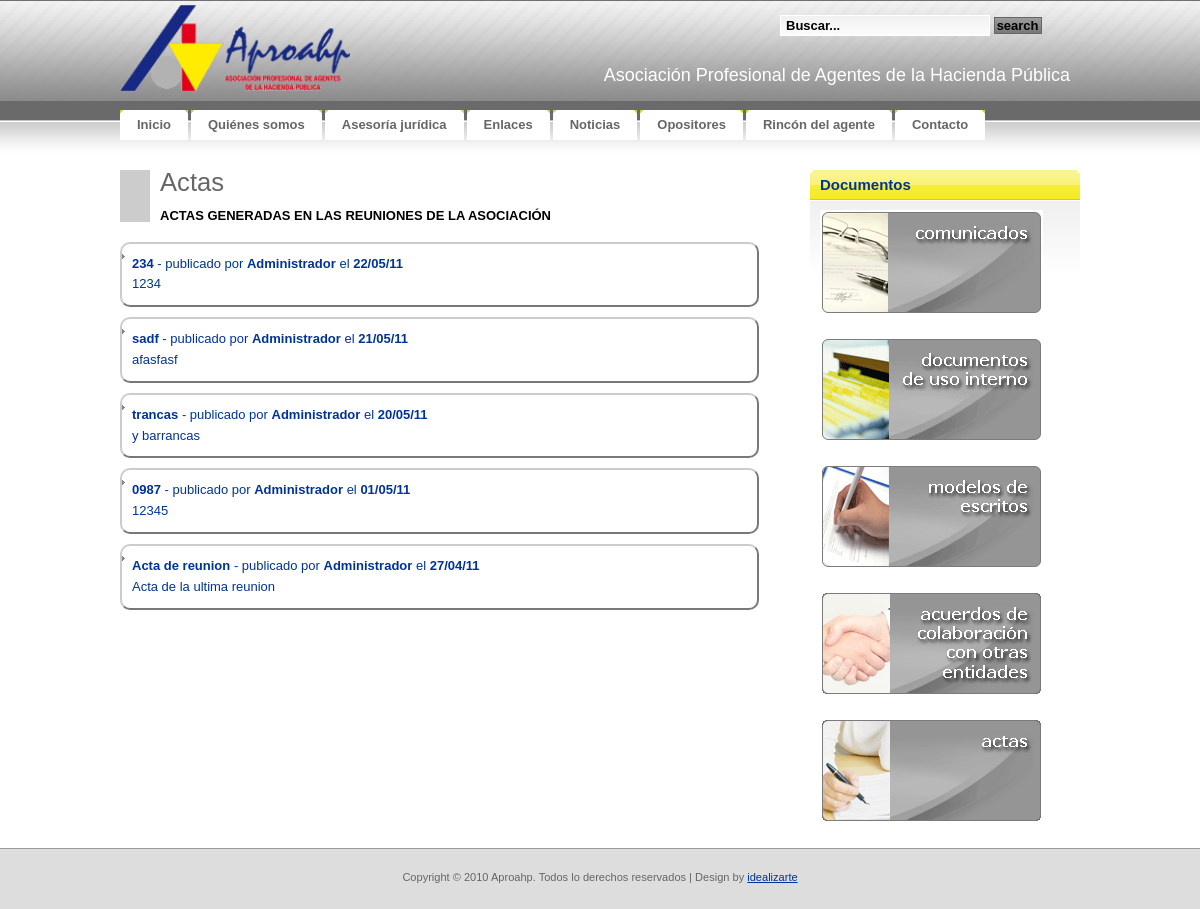
Page /rinconagente/documentos.php?catid=5 on the earlier database version.
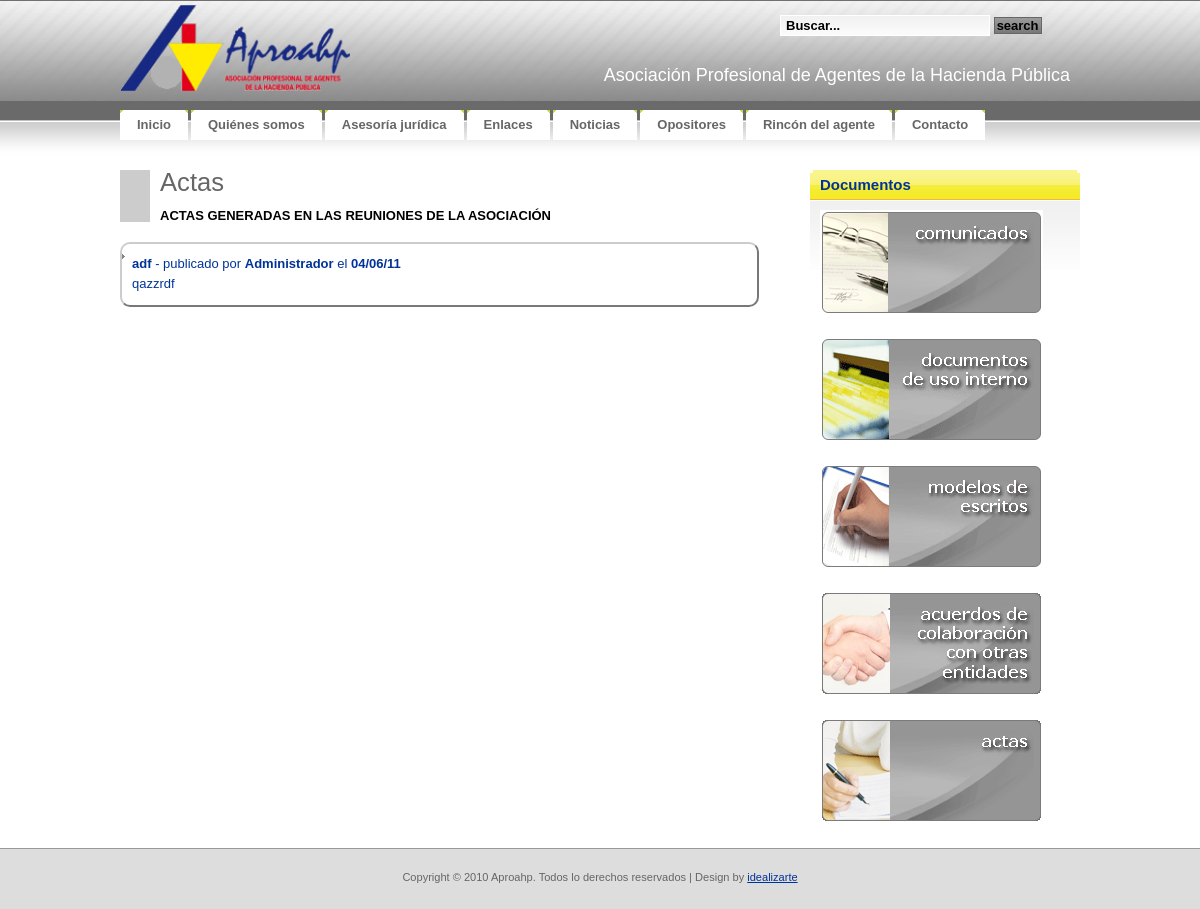
Same page on the later database version.
### tables this page shows
CREATE TABLE IF NOT EXISTS `tbl_categorias` (
  `CAT_ID` bigint(20) NOT NULL AUTO_INCREMENT,
  `CAT_Visible` tinyint(1) NOT NULL,
  `CAT_Nombre` varchar(50) NOT NULL,
  `CAT_Comentarios` varchar(200) NOT NULL,
  UNIQUE KEY `ID` (`CAT_ID`)
);

CREATE TABLE IF NOT EXISTS `tbl_documentos` (
  `DOC_ID` bigint(20) NOT NULL AUTO_INCREMENT,
  `DOC_Fecha` datetime NOT NULL,
  `DOC_Autor` bigint(20) NOT NULL,
  `DOC_Categoria` bigint(20) NOT NULL,
  `DOC_Titulo` varchar(50) NOT NULL,
  `DOC_Resumen` varchar(500) NOT NULL,
  `DOC_Texto` text NOT NULL,
  `DOC_Attach` varchar(200) NOT NULL,
  UNIQUE KEY `DOC_ID` (`DOC_ID`)
);

CREATE TABLE IF NOT EXISTS `tbl_users` (
  `USR_ID` bigint(20) NOT NULL AUTO_INCREMENT,
  `USR_username` varchar(32) NOT NULL,
  `USR_password` varchar(32) NOT NULL,
  `USR_Displayname` varchar(32) NOT NULL,
  `USR_email` varchar(100) NOT NULL,
  `USR_Activo` tinyint(1) NOT NULL,
  PRIMARY KEY (`USR_ID`)
);

### lib/siteconfig.php (called while the page is built, shortened)
<?php
	function cleanQuery($string)
	{
		if (phpversion() >= '4.3.0')
		{
			$string = mysql_real_escape_string($string);
		}
		else
		{
			$string = mysql_escape_string($string);
		}
		return $string;
	}
	function pagination($rows,$pagenum,$page_rows){
		$plinks='';
		$limites='';
		return(array ( "links" => $plinks,"limites" => "$limites"));
	}
?>

### rinconagente/documentos.php (the view, shortened to what this page needs)
<!DOCTYPE html PUBLIC "-//W3C//DTD XHTML 1.0 Strict//EN"
  "http://www.w3.org/TR/xhtml1/DTD/xhtml1-strict.dtd">
<html xmlns="http://www.w3.org/1999/xhtml" xml:lang="en" lang="en">
<head>
<link rel="stylesheet" href="../css/reset.css" type="text/css" media="screen" title="no title" charset="utf-8"/>
<link rel="stylesheet" href="../css/aproahp.css" type="text/css" media="screen" title="no title" charset="utf-8"/>
</head>
<body onload="MM_preloadImages('images/rinconagente_over_03.gif','images/rinconagente_over_06.gif','images/rinconagente_over_08.gif','images/rinconagente_over_10.gif','images/actas.gif','images/actas_over.gif')">
<div id="container">
<?php require("../header.php");
	require_once("../lib/siteconfig.php");
	if(isset($_GET['catid'])){
		echo "<div id='izda-a'>";
		$categoria=cleanQuery($_GET['catid']);
		$cat_result=mysql_query("SELECT * FROM tbl_categorias WHERE CAT_ID = '$categoria';");
		if(mysql_num_rows($cat_result) != 1){
			echo "<h1>No existe esa categoria</h1>";
		}else{
			$row = mysql_fetch_assoc($cat_result);
			echo "<div class='resalte'><h1>$row[CAT_Nombre]</h1><br/><h3>$row[CAT_Comentarios]</h3></div>";
			if(!isset($_GET['pagenum'])){
				$pagenum = 1;
			}else{
				$pagenum = $_GET['pagenum'];
			}
			$doc_result = mysql_query("SELECT * FROM tbl_documentos,tbl_users WHERE DOC_Autor=USR_ID AND DATE(`DOC_FECHA`) <= DATE( NOW( ) ) AND DOC_Categoria = $categoria;") or die(mysql_error());
			$rows = mysql_num_rows($doc_result);
			$page_rows = 5;
			$pdata=pagination($rows,$pagenum,$page_rows);
			echo("<div id='documentoslist'><ul>");
			$doc_result=mysql_query("SELECT * FROM tbl_documentos,tbl_users WHERE DOC_Autor=USR_ID AND DATE(`DOC_FECHA`) <= DATE( NOW( ) ) AND DOC_Categoria = $categoria ORDER BY DOC_Fecha DESC ".$pdata['limites'].";");
			for ($x = 0, $numrows = mysql_num_rows($doc_result); $x < $numrows; $x++) {
				$row = mysql_fetch_assoc($doc_result);
				$datetime = date("d/m/y", strtotime($row["DOC_Fecha"]));
				echo("<a href='documentos.php?docid=".$row['DOC_ID']."'><li class='documento'><span class=highlight>".$row['DOC_Titulo']."</span> - publicado por <span class=highlight>".$row['USR_Displayname']."</span> el <span class=highlight>".$datetime.'</span><br>'.$row['DOC_Resumen']."</li></a>");
			}
			echo("</ul></div>");
		}
		echo "</div><div id='dcha-a'><div class='box-yellow'><h2 class='section'><b>Documentos</b></h2>";
	}else{
		echo "<div style='width: 500px; margin: auto;'><div>";
	}
?>
		<a href="documentos.php?catid=1" title="comunicados" onmouseout="MM_swapImgRestore()" onmouseover="MM_swapImage('comunicados','','images/rinconagente_over_03.gif',1)"><img src="images/rinconagente_03.gif" width="223" height="105" border="0" id="comunicados" alt="comunicados"/></a>
		<a href="documentos.php?catid=2" title="docs_usoint" onmouseout="MM_swapImgRestore()" onmouseover="MM_swapImage('docs_uso','','images/rinconagente_over_06.gif',1)"><img src="images/rinconagente_06.gif" width="223" height="105" border="0" id="docs_uso" alt="docs_uso"/></a>
		<a href="documentos.php?catid=4" title="modelos" onmouseout="MM_swapImgRestore()" onmouseover="MM_swapImage('modelos','','images/rinconagente_over_08.gif',1)"><img src="images/rinconagente_08.gif" width="223" height="105" border="0" id="modelos" alt="modelos"/></a>
		<a href="documentos.php?catid=3" title="acuerdos" onmouseout="MM_swapImgRestore()" onmouseover="MM_swapImage('acuerdos','','images/rinconagente_over_10.gif',1)"><img src="images/rinconagente_10.gif" width="223" height="105" border="0" id="acuerdos" alt="acuerdos"/></a>
		<a href="documentos.php?catid=5" title="actas" onmouseout="MM_swapImgRestore()" onmouseover="MM_swapImage('actas','','images/actas_over.gif',1)"><img src="images/actas.gif" width="223" height="105" border="0" id="actas" alt="actas"/></a>
</div>
</div>
</div>
<div style="clear: both;">&nbsp;</div>
</body>
</html>

### header.php
<?php
$parts = Explode('/', $_SERVER["PHP_SELF"]);
$paginaactual= $parts[count($parts) - 1];
if(strcmp($paginaactual, "index.php")==0)
	$folder ="";
else
	$folder ="../";
$menu = array (array ( "Name" => "Inicio","Link" => "index.php","Subfolder" => ""),
			   array ( "Name" => "Quiénes somos","Link" => "kienes.php","Subfolder" => "kienes/"),
			   array ( "Name" => "Asesoría jurídica","Link" => "asesoria.php","Subfolder" => "asesoria/"),
			   array ( "Name" => "Enlaces","Link" => "enlaces.php","Subfolder" => "enlaces/"),
			   array ( "Name" => "Noticias","Link" => "noticias.php","Subfolder" => "noticias/"),
			   array ( "Name" => "Opositores","Link" => "opositores.php","Subfolder" => "opositores/"),
			   array ( "Name" => "Rincón del agente","Link" => "rinconagente.php","Subfolder" => "rinconagente/"),
			   array ( "Name" => "Contacto","Link" => "contacto.php","Subfolder" => "contacto/")
              );
?>
<div id="header">
	<?php echo('<div id="logo"><img src="'.$folder.'images/logo.gif" width="230" height="86" alt="Logo">');?>
	</div>
	<div id="search">
		<form method="get" action="<?php echo $folder ?>search/search.php">
			<fieldset>
			<input id="searchinput" type="text" name="searchinput" value="Buscar..." onblur="if(this.value.length == 0) this.value='Buscar...';" onclick="if(this.value == 'Buscar...') this.value='';" />
			<input id="searchsubmit" type="submit" value="Search" />
			</fieldset>
		</form>
	</div>
	<?php echo('<div id="letras"><h2>'."Asociación Profesional de Agentes de la Hacienda Pública".'</h2>');?>
</div>
</div>
<div id="menu">
	<ul>
		<?php
		foreach($menu as $item){
				if(strcmp($paginaactual, $item['Link'])==0)
					echo('<li class="active">');
				else
					echo('<li>');
				echo('<a href="'.$folder.$item['Subfolder'].$item['Link'].'"><b>'.$item['Name'].'</b></a></li>');
		}?>
			</ul>
</div>

### css/aproahp.css (style rules this page uses)
* { margin: 0; padding: 0; }
ul,li { list-style-type: none; }
body, th { background: #FFFFFF url(../images/img01.gif) repeat-x; font-family: Verdana, Arial, Helvetica, sans-serif; font-size: 13px; color: #666666; }
h1, h2 { font-family: "Trebuchet MS", Arial, Helvetica, sans-serif; font-weight: normal; }
h1 { font-size: 197%; }
h2 { font-size: 167%; color:#ffffff; }
h3 { margin-bottom: 1em; text-transform: uppercase; font-size: 100%; color: #000000; }
p, ul, ol { margin-bottom: 1.5em; line-height: 1.6em; }
p { color:#666666; }
ul { list-style: none; }
ul li { padding-left: 10px; background: url(../images/img16.gif) no-repeat 0px 10px; }
a:link { color: #003399; }
img { border: none; }
.box-yellow { background: url(../images/img17.gif) repeat-x; }
.box-yellow .section { background: url(../images/img19.gif) no-repeat right top; color: #003399; }
.box-yellow .section b { display: block; height: 23px; padding: 7px 0 0 10px; background: url(../images/img18.gif) no-repeat; font-size:15px; }
#header { width: 960px; height: 110px; margin: 0 auto; }
#logo { float: left; margin-top:5px; }
#letras h2 { margin-top: 30px; padding-right:10px; font-size: 18px; font-weight: normal; float: right; }
#search { float: right; width: 300px; padding-top: 15px; padding-left:15px; }
#search fieldset { border: none; }
#searchinput, #searchsubmit { font: bold 100% Verdana, Arial, Helvetica, sans-serif; color: #000000; }
#searchinput { padding: 2px 5px; width: 198px; background: #FFFFFF url(../images/img02.gif) repeat-x; border: 1px solid #FFFFFF; }
#searchsubmit { padding: 0 2px; background: #ffffff url(../images/img03.gif) repeat-x; border: 1px solid #666666; text-transform: lowercase; }
#menu { width: 960px; height: 30px; margin-top:0px; margin-bottom:30px; }
#menu ul { margin: 0; list-style: none; line-height: normal; }
#menu li { display: block; float: left; margin-right: 3px; padding: 0; background: #FFFFFF; }
#menu a { display: block; float: left; background: url(../images/img07.gif) no-repeat; text-decoration: none; color: #666666; }
#menu b { display: block; float: left; height: 23px; padding: 7px 17px 0px 17px; background: url(../images/img08.gif) no-repeat right top; cursor: pointer; }
#container { width: 960px; padding: 0px 0px 0px 0px; margin:0 auto; text-align:justify; }
#footer { height:20px; padding: 20px; background: #DDDDDD; border-top: 1px solid #999999; }
#footer p { margin: 0; text-align: center; font-size: 85%; }
#izda-a { width:650px; float:left; }
#dcha-a { width:270px; float:right; }
.resalte { border-left:30px solid #ccc; padding-left:10px; padding-right:10px; margin-bottom:20px; }
.box-yellow img { padding:10px; }
#documentoslist a { text-decoration: none; }
.documento { padding:10px; border:2px outset #ccc; -moz-border-radius: 10px; -webkit-border-radius: 10px; padding: 10px; width:615px; margin-top:10px; }
.documento .highlight { font-weight: bold; }

Differences in the rows shown:
removed tbl_documentos: DOC_Titulo "234", tbl_users.USR_Displayname "Administrador", DOC_Fecha "22/05/11", DOC_Resumen "1234"
removed tbl_documentos: DOC_Titulo "sadf", tbl_users.USR_Displayname "Administrador", DOC_Fecha "21/05/11", DOC_Resumen "afasfasf"
removed tbl_documentos: DOC_Titulo "trancas", tbl_users.USR_Displayname "Administrador", DOC_Fecha "20/05/11", DOC_Resumen "y barrancas"
removed tbl_documentos: DOC_Titulo "0987", tbl_users.USR_Displayname "Administrador", DOC_Fecha "01/05/11", DOC_Resumen "12345"
removed tbl_documentos: DOC_Titulo "Acta de reunion", tbl_users.USR_Displayname "Administrador", DOC_Fecha "27/04/11", DOC_Resumen "Acta de la ultima reunion"
added tbl_documentos: DOC_Titulo "adf", tbl_users.USR_Displayname "Administrador", DOC_Fecha "04/06/11", DOC_Resumen "qazzrdf"
